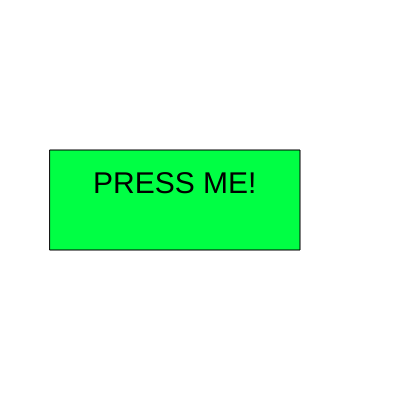
Frame 1 (no input)
Frame 60 (no input): identical to frame 1, image omitted
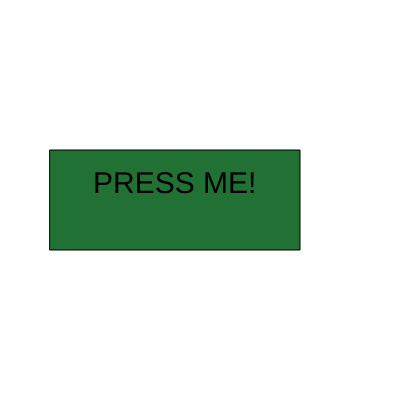
Frame 120 (the mouse pressed at the canvas centre since frame 60)

The p5.js sketch that drew these frames (run headless with seeded random() and noise() and a simulated clock; from frame 60 on, the mouse is pressed at the canvas centre):

// p5.js sketch
// ── sketch.js
function setup() {
    
    var debug = true;
    if (debug == true) {
      canvasX = 400;
      canvasY = 400;
    } else {
      canvasX = 1920;
      canvasY = 891;
    }
    createCanvas(canvasX, canvasY);
}


function draw() {
    background(255,255,255);
    fill(0, 255, 68); // start color

    if (mouseIsPressed && mouseX > 50 && mouseX < 50+250 && mouseY > 150 && mouseY < 150+100) { 
        fill(33, 112, 52); // click color
    }
    rect(50, 150, 250, 100);  // the button

    // The button text
    fill(0, 0, 0);
    textSize(30);
    text("PRESS ME!", 93, 193);
};
